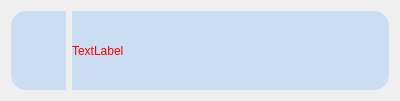
<?xml version="1.0" encoding="UTF-8"?>
<ui version="4.0">
 <class>InfoBox</class>
 <widget class="QDialog" name="InfoBox">
  <property name="geometry">
   <rect>
    <x>0</x>
    <y>0</y>
    <width>400</width>
    <height>97</height>
   </rect>
  </property>
  <property name="windowTitle">
   <string>InfoBox</string>
  </property>
  <property name="styleSheet">
   <string notr="true">QDialog#InfoBox{
border-radius:15px;
border-bottom-color: rgba(255, 255, 255, 0);
border-top-color:rgba(255, 255, 255, 0);
}
</string>
  </property>
  <layout class="QHBoxLayout" name="horizontalLayout_2">
   <item>
    <widget class="QWidget" name="ico_widget" native="true">
     <property name="minimumSize">
      <size>
       <width>55</width>
       <height>79</height>
      </size>
     </property>
     <property name="maximumSize">
      <size>
       <width>55</width>
       <height>79</height>
      </size>
     </property>
     <property name="styleSheet">
      <string notr="true">QWidget#ico_widget{
background-color: rgba(0, 120, 255, 40);
border-top-left-radius:15px;
border-bottom-left-radius:15px;
}</string>
     </property>
     <layout class="QHBoxLayout" name="horizontalLayout">
      <property name="spacing">
       <number>0</number>
      </property>
      <property name="leftMargin">
       <number>3</number>
      </property>
      <property name="topMargin">
       <number>0</number>
      </property>
      <property name="rightMargin">
       <number>0</number>
      </property>
      <property name="bottomMargin">
       <number>0</number>
      </property>
      <item>
       <widget class="QPushButton" name="btn_ico">
        <property name="sizePolicy">
         <sizepolicy hsizetype="Preferred" vsizetype="Preferred">
          <horstretch>0</horstretch>
          <verstretch>0</verstretch>
         </sizepolicy>
        </property>
        <property name="minimumSize">
         <size>
          <width>50</width>
          <height>50</height>
         </size>
        </property>
        <property name="maximumSize">
         <size>
          <width>50</width>
          <height>50</height>
         </size>
        </property>
        <property name="styleSheet">
         <string notr="true">QPushButton#btn_ico{
border:0px;
background-color: rgba(255, 255, 255, 0);
border-top-left-radius:15px;
border-bottom-left-radius:15px;
border: none;
}</string>
        </property>
        <property name="text">
         <string/>
        </property>
       </widget>
      </item>
     </layout>
    </widget>
   </item>
   <item>
    <widget class="QLabel" name="infolabel">
     <property name="styleSheet">
      <string notr="true">QLabel#infolabel{
background-color: rgba(0, 120, 255, 40);
border-top-right-radius:15px;
border-bottom-right-radius:15px;
color: rgb(255, 0, 0);
font: 25 14pt &quot;Microsoft YaHei&quot;;
}</string>
     </property>
     <property name="text">
      <string>TextLabel</string>
     </property>
    </widget>
   </item>
  </layout>
 </widget>
 <layoutdefault spacing="6" margin="11"/>
 <resources/>
 <connections/>
</ui>
